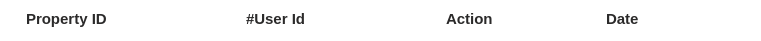
       <widget class="QFrame" name="frame_8">
        <property name="geometry">
         <rect>
          <x>20</x>
          <y>460</y>
          <width>761</width>
          <height>41</height>
         </rect>
        </property>
        <property name="styleSheet">
         <string notr="true">QFrame{
  border-radius: 15px;
  border: 2px solid white ;
background-color:white;

}
QLabel
{
font-size:15px;
font-weight:bold;
color:#2B2A2A;
}
QPushButton{
  border-radius: 10px;
  background: #FF7F7F;
color:white;



}

QPushButton:hover{
background: #CCD0CD;
color:Black;
}

</string>
        </property>
        <property name="frameShape">
         <enum>QFrame::Shape::StyledPanel</enum>
        </property>
        <property name="frameShadow">
         <enum>QFrame::Shadow::Raised</enum>
        </property>
        <widget class="QLabel" name="label_66">
         <property name="geometry">
          <rect>
           <x>20</x>
           <y>3</y>
           <width>141</width>
           <height>31</height>
          </rect>
         </property>
         <property name="text">
          <string>Property ID</string>
         </property>
        </widget>
        <widget class="QLabel" name="label_68">
         <property name="geometry">
          <rect>
           <x>240</x>
           <y>3</y>
           <width>141</width>
           <height>31</height>
          </rect>
         </property>
         <property name="text">
          <string>#User Id</string>
         </property>
        </widget>
        <widget class="QLabel" name="label_69">
         <property name="geometry">
          <rect>
           <x>440</x>
           <y>3</y>
           <width>141</width>
           <height>31</height>
          </rect>
         </property>
         <property name="text">
          <string>Action</string>
         </property>
        </widget>
        <widget class="QLabel" name="label_70">
         <property name="geometry">
          <rect>
           <x>600</x>
           <y>3</y>
           <width>131</width>
           <height>31</height>
          </rect>
         </property>
         <property name="text">
          <string>Date</string>
         </property>
        </widget>
       </widget>
